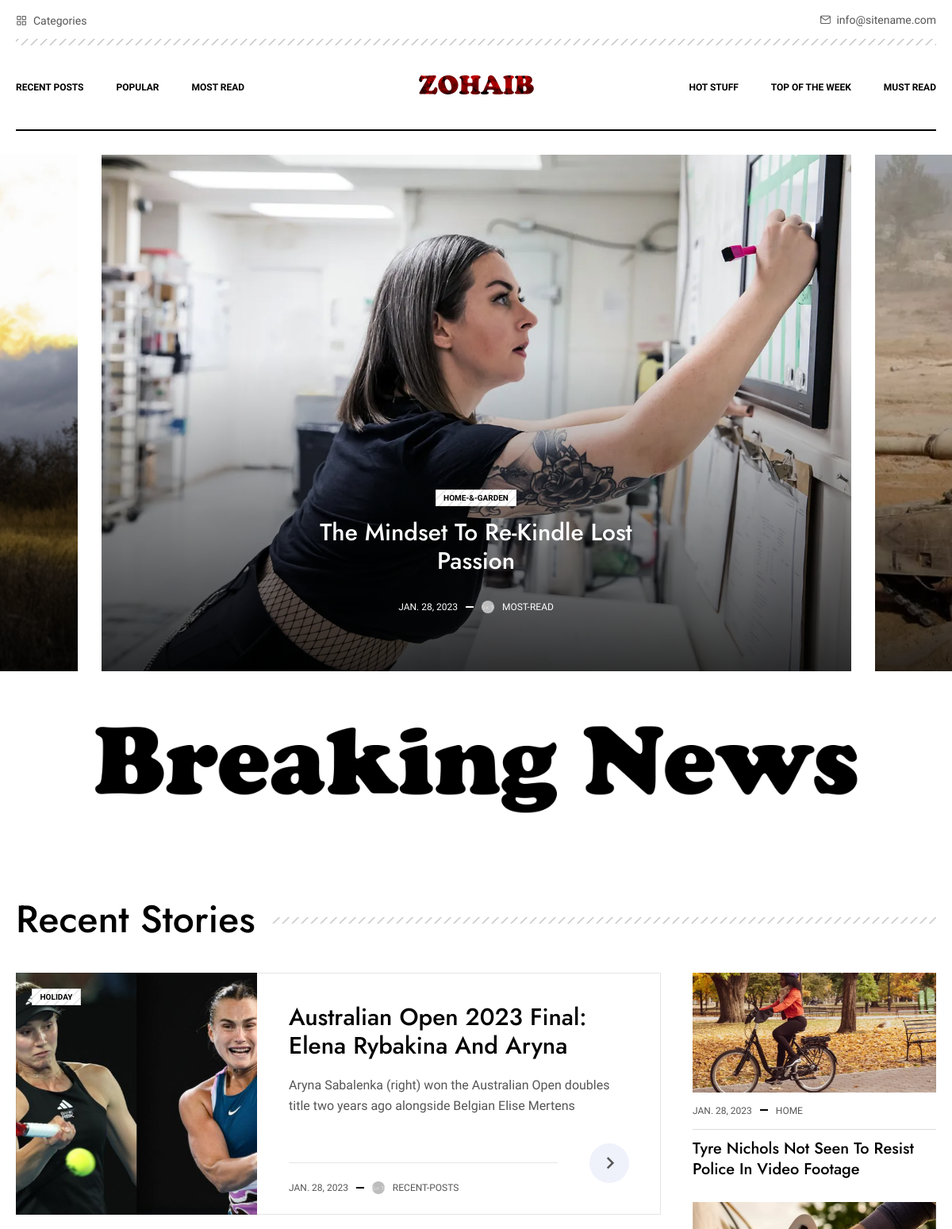
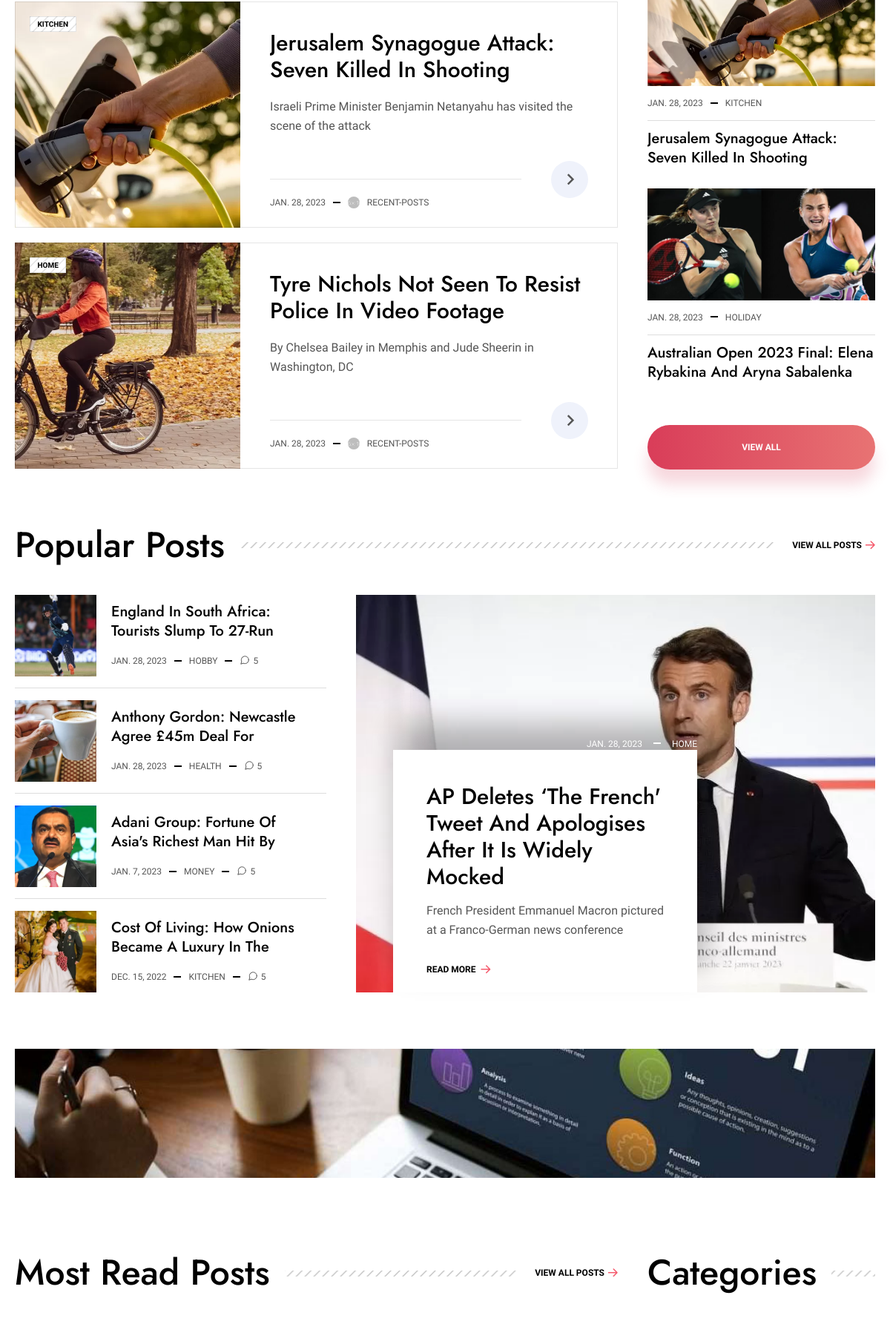
The page / (upper part) on the database its author committed (2 pictures, top to bottom).
### News/models.py (models this page shows, shortened)
class News(models.Model):
    date = models.DateField(null=True)
    title = models.CharField(max_length=1000, default="")
    subtitle = models.TextField()
    description = models.TextField()
    tag = models.CharField(max_length=1000, choices=TAG_CHOICES, default="")
    category = models.CharField(max_length=1000, choices=CATEGORY_CHOICES, default="")
    image = models.ImageField(upload_to='cover', default="")

### News/views.py (the view)
# urls.py: path('', HomeView.as_view(), name='home'),
class HomeView(TemplateView):
    template_name = "home.html"
    def get_context_data(self, **kwargs):
        context = super().get_context_data(**kwargs)
        context['all_news'] = News.objects.all()
        context['recent_news'] = News.objects.filter(tag='Recent-Posts')
        context['popular_news'] = News.objects.filter(tag='Popular')
        context['most_read_news'] = News.objects.filter(tag='Most-Read')
        context['hot_stuff_news'] = News.objects.filter(tag='Hot-Stuff')
        context['top_of_the_week_news'] = News.objects.filter(tag='Top-of-the-week')
        context['must_read_news'] = News.objects.filter(tag='Must-Read')
        return context

### templates/home.html (shortened to what this page needs)
{% extends 'base.html' %}
{% load static %}
{% block content %}
             <div class="section-welcome">
                    <div class="welcome_slider js-welcome_slider">
                        {% for x in all_news reversed %}
                            {% if forloop.counter < 4 %}
                        <div class="welcome_slider_item"><a href="{% url 'article' x.id %}" class="cover_link"></a>
                            <div class="welcome_slider_img"><img src="media/{{ x.image }}" alt=""/></div>
                            <div class="welcome_slider_cont">
                                <div class="welcome_slider_cats cats">
                                    <a href="{% url 'blog' x.category %}" class="cats_item">{{ x.category }}</a>
                                </div>
                                <div class="welcome_slider_title h3"><a href="{% url 'article' x.id %}">{{ x.title }}</a></div>
                                <div class="welcome_slider_infoline infoline">
                                    <div class="infoline_date">{{ x.date }}</div> <span class="dash"></span>
                                    <div class="infoline_author">
                                        <div class="ava"><img data-src="img/ava6.png" class="js-img" alt=""/></div>
                                        {{ x.tag }}
                                    </div>
                                </div>
                            </div>
                        </div>
                            {% endif %}
                        {% endfor %}
                    </div>
                </div>
            <section class="section-stories">
                <div class="wrapper">
                    <a href="{% url 'home' %}" class="bann"><img src="{% static 'assets/img/brkingnews.png' %}" alt=""/></a>
                    <div id="recent" class="recent_wrap">
                        <div class="section_title">
                            <h2>Recent stories</h2>
                        </div>
                        <div class="columns">
                            <div class="columns_center">
                                <div class="recent">
                                    {% for x in recent_news reversed %}
                                        {% if forloop.counter < 4 %}
                                    <div class="recent_item">
                                        <div class="recent_item_img">
                                            <a href="{% url 'article' x.id %}"><img data-src="media/{{ x.image }}" class="js-img" alt=""/></a>
                                            <div class="recent_item_cats cats"><a href="{% url 'blog' x.category %}" class="cats_item">{{ x.category }}</a></div>
                                        </div>
                                        <div class="recent_item_cont">
                                            <div class="recent_item_title h3"><a href="{% url 'article' x.id %}">{{ x.title }}</a></div>
                                            <div class="recent_item_txt">{{ x.subtitle }}</div>
                                            <div class="recent_item_infoline infoline">
                                                <div class="infoline_date">{{ x.date }}</div> <span class="dash"></span>
                                                <div class="infoline_author">
                                                    <div class="ava"><img data-src="img/ava7.png" class="js-img" alt=""/></div>
                                                    {{ x.tag }}
                                                </div>
                                                <a href="{% url 'article' x.id %}" class="btn-arr"><span class="icon-arrow"></span></a>
                                            </div>
                                        </div>
                                    </div>
                                        {% endif %}
                                    {% endfor %}
                                </div>
                            </div>
                            <aside class="columns_sidebar sidebar">
                                <div class="sidebar_widget">
                                    <div class="stories">
                                        {% for x in recent_news %}
                                            {% if forloop.counter < 4 %}
                                        <div class="stories_item">
                                            <div class="stories_item_img"><a href="{% url 'article' x.id %}"><img data-src="media/{{ x.image }}" class="js-img" alt=""/></a></div>
                                            <div class="stories_infoline infoline">
                                                <div class="infoline_date">{{ x.date }}</div> <span class="dash"></span>
                                                <div class="infoline_tag">{{ x.category }}</div>
                                            </div>
                                            <div class="stories_item_title"><a href="{% url 'article' x.id %}">{{ x.title }}</a></div>
                                        </div>
                                            {% endif %}
                                        {% endfor %}
                                    </div>
                                    <div class="stories_btn"><a href="{% url 'blog2' %}" class="btn">view all</a></div>
                                </div>
                            </aside>
                        </div>
                    </div>
                </div>
            </section>
            <section class="section-popular" id="popular">
                <div class="wrapper">
                    <div class="section_title">
                        <h2>Popular posts</h2>
                        <a href="{% url 'blog2' %}" class="link-view">View all posts <span class="icon-arr"></span></a>
                    </div>
                    <div class="columns columns-invers">
                        <div class="columns_center">
                            <div class="popular_main">
                                {% for x in popular_news reversed %}
                                    {% if forloop.counter < 2 %}
                                <div class="popular_main_img"><a href="{% url 'article' x.id %}"><img data-src="media/{{ x.image }}" class="js-img" alt=""/></a></div>
                                <div class="popular_main_cont">
                                    <div class="popular_main_infoline infoline">
                                        <div class="infoline_date">{{ x.date }}</div> <span class="dash"></span>
                                        <div class="infoline_tag">{{ x.category }}</div>
                                    </div>
                                    <div class="popular_main_title h3"><a href="{% url 'article' x.id %}">{{ x.title }}</a></div>
                                    <div class="popular_main_txt">{{ x.subtitle }}</div>
                                    <a href="{% url 'article' x.id %}" class="link-view">Read more <span class="icon-arr"></span></a>
                                </div>
                                    {% endif %}
                                {% endfor %}
                            </div>
                        </div>
                        <aside class="columns_sidebar sidebar">
                            <div class="sidebar_widget">
                                <div class="popular">
                                    {% for x in popular_news %}
                                        {% if forloop.counter < 5 %}
                                    <div class="popular_item">
                                        <div class="popular_item_img"><a href="{% url 'article' x.id %}"><img data-src="media/{{ x.image }}" class="js-img" alt=""/></a></div>
                                        <div class="popular_item_cont">
                                            <div class="popular_item_title"><a href="{% url 'article' x.id %}">{{ x.title }}</a></div>
                                            <div class="popular_item_infoline infoline">
                                                <div class="infoline_date">{{ x.date }}</div> <span class="dash"></span>
                                                <div class="infoline_tag">{{ x.category }}</div> <span class="dash"></span>
                                                <div class="infoline_tag"><span class="icon-comm"></span>5</div>
                                            </div>
                                        </div>
                                    </div>
                                         {% endif %}
                                    {% endfor %}
                                </div>
                            </div>
                        </aside>
                    </div>
                </div>
            </section>
            <section class="section-readed">
                <div class="wrapper">
                    <a href="#" class="bann"><img data-src="{% static 'assets/img/online-marketing.jpg' %}" class="js-img" alt=""/></a>
                    <div class="columns" id="mostreaded">
                        <div class="columns_center">
                            <div class="section_title">
                                <h2>Most read posts</h2>
                                <a href="{% url 'blog2' %}" class="link-view">View all posts <span class="icon-arr"></span></a>
                            </div>
                        </div>
                        <aside class="columns_sidebar sidebar">
                            <div class="section_title">
                                <h2>Categories</h2>
                            </div>
                        </aside>
                    </div>
                </div>
            </section>
{% endblock %}

### rows shown on the page
News: image (picture), category "HOME-&-GARDEN", title "The Mindset To Re-Kindle Lost Passion", date "JAN. 28, 2023", tag "MOST-READ"
News: image (picture)
News: image (picture)
News: image (picture), category "HOLIDAY", title "Australian Open 2023 Final: Elena Rybakina And Aryna…", subtitle "Aryna Sabalenka (right) won the Australian Open doubles title two years ago alongside Belgian Elise Mertens", date "JAN. 28, 2023", tag "RECENT-POSTS", title "Australian Open 2023 Final: Elena Rybakina And Aryna Sabalenka…"
News: image (picture), category "KITCHEN", title "Jerusalem Synagogue Attack: Seven Killed In Shooting", subtitle "Israeli Prime Minister Benjamin Netanyahu has visited the scene of the attack", date "JAN. 28, 2023", tag "RECENT-POSTS"
News: image (picture), category "HOME", title "Tyre Nichols Not Seen To Resist Police In Video Footage", subtitle "By Chelsea Bailey in Memphis and Jude Sheerin in Washington, DC", date "JAN. 28, 2023", tag "RECENT-POSTS"
News: date "JAN. 28, 2023", category "HOME", title "AP Deletes ‘the French' Tweet And Apologises After It Is Widely Mocked", subtitle "French President Emmanuel Macron pictured at a Franco-German news conference"
News: image (picture), title "England In South Africa: Tourists Slump To 27-Run…", date "JAN. 28, 2023", category "HOBBY"
News: image (picture), title "Anthony Gordon: Newcastle Agree £45m Deal For…", date "JAN. 28, 2023", category "HEALTH"
News: image (picture), title "Adani Group: Fortune Of Asia's Richest Man Hit By…", date "JAN. 7, 2023", category "MONEY"
News: image (picture), title "Cost Of Living: How Onions Became A Luxury In The…", date "DEC. 15, 2022", category "KITCHEN"
